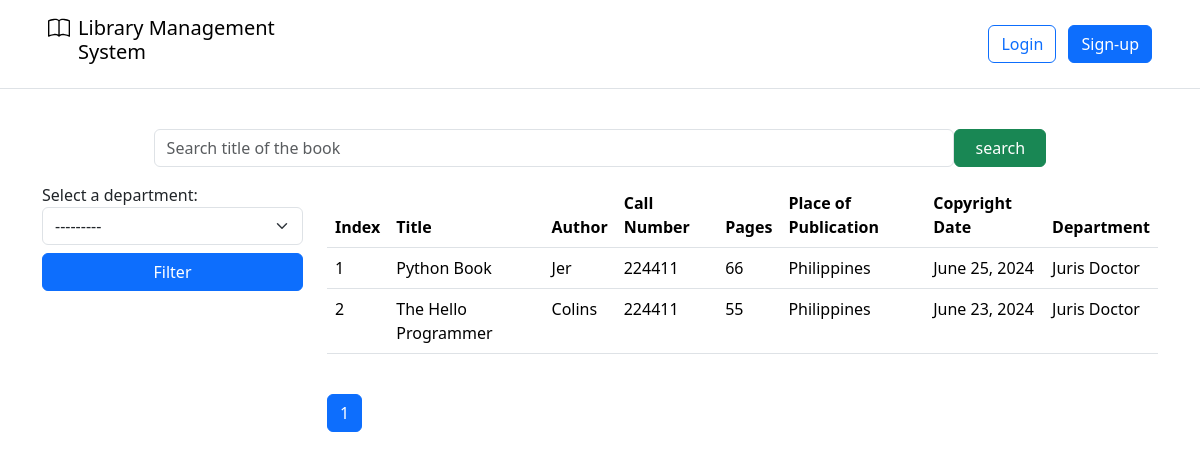
/, run on an earlier commit of the app's database.
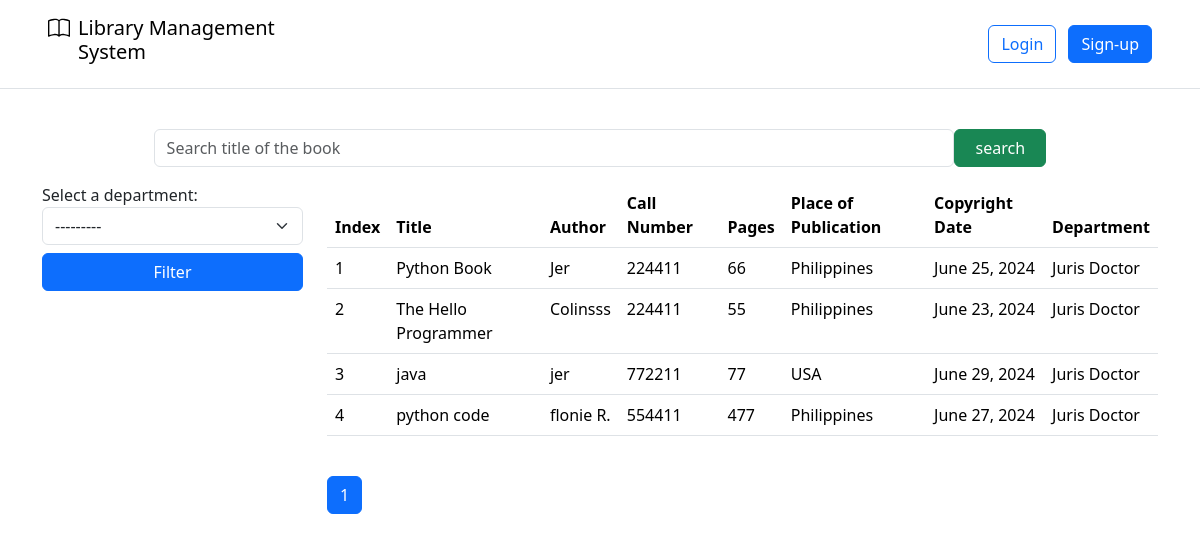
And on a later commit of the database.
### management/models.py (models this page shows, shortened)
class Book(models.Model):
    call_number = models.IntegerField()
    author = models.CharField(max_length=255)
    title = models.CharField(max_length=255)
    place_of_publication = models.CharField(max_length=255)
    publisher = models.CharField(max_length=255)
    copyright_date = models.DateField()
    pages = models.IntegerField()
    department = models.ForeignKey(Department, on_delete=models.CASCADE, related_name="books", null=True)

class Department(models.Model):
    name = models.CharField(max_length=255)
    def __str__(self):
        return self.name

### project/views.py (the view)
# urls.py: path("", BookListView.as_view(), name="home"),
class BookListView(TemplateView):
    template_name = "project/home.html"
    def get_context_data(self, **kwargs: Any) -> dict[str, Any]:
        context = super().get_context_data(**kwargs)
        model = Book.objects.all().order_by("title")
        context["searchform"] = SearchForm()
        context["filterform"] = FilterForm()
        if self.request.GET.get("search") and self.request.GET.get("dept_select"):
            context['query'] = self.request.GET.get("search")
            context["dept_select"] = self.request.GET.get("dept_select")
            department = Department.objects.get(pk=self.request.GET.get("dept_select"))
            model = Book.objects.filter(department=department, title__contains=self.request.GET.get("search"))
        elif self.request.GET.get("search"):
            context['query'] = self.request.GET.get("search")
            model = Book.objects.filter(title__contains=self.request.GET.get("search"))
        elif self.request.GET.get("dept_select"):
            context["dept_select"] = self.request.GET.get("dept_select")
            department = Department.objects.get(pk=self.request.GET.get("dept_select"))
            model = Book.objects.filter(department=department)
        page_number = self.request.GET.get("page")
        context['books'] = paginated_context(model, 25, page_number, "books", "title")['books']
        return context

### project/forms.py
class SearchForm(forms.Form):
    search = forms.CharField(
        max_length=256,
        required=False,
        widget=forms.TextInput(
            attrs={"class": "form-control", "placeholder": "Search title of the book"}
        ),
    )
    class Meta:
        field = ("search",)

class FilterForm(forms.Form):
    dept_select = forms.ModelChoiceField(
        queryset=Department.objects.all(),
        required=False,
        widget=forms.Select(
            attrs={"class": "form-select"},
        ),
    )
    class Meta:
        field = ("dept_select",)

### management/views.py (called while the page is built)
def paginated_context(queryset, per_page, page_number, context_name, order_by):
    paginator = Paginator(queryset.order_by(order_by), per_page)
    page_obj = paginator.get_page(page_number)
    return {context_name: page_obj}

### templates/project/home.html (shortened to what this page needs)
{% extends 'base.html' %}
{% block header %}
  {% include '_partials/navbar.html' %}
{% endblock %}
{% block content %}
  <div>
    <div>
      <form action="{% url 'home' %}" class="d-flex justify-content-center">
        <div class="d-flex my-3" style="width: 80%;">
          {{searchform.search}}
          <input type="submit" value="search" class="btn btn-success" style="width: 100px;" />
        </div>
      </form>
    </div>
    <div class="row">
      <div class="col-lg-3 col-sm-12">
        <form action="{% url 'home' %}" method="get" id="filter_form">
          <div>
            <label for="dept_select">Select a department:</label>
            {{filterform.dept_select}}
          </div>
          <div class="d-grid my-2">
            <button type="submit" class="btn btn-primary">Filter</button>
          </div>
        </form>
      </div>
      <div class="col-lg-9 col-sm-12">
        <div class="table-responsive">
          <table class="table table-hover">
            <thead>
              <tr>
                <th>Index</th>
                <th>Title</th>
                <th>Author</th>
                <th>Call Number</th>
                <th>Pages</th>
                <th>Place of Publication</th>
                <th>Copyright Date</th>
                <th>Department</th>
              </tr>
            </thead>
            <tbody>
              {% for book in books %}
                <tr>
                  <td>{{ forloop.counter }}</td>
                  <td>{{ book.title }}</td>
                  <td>{{ book.author }}</td>
                  <td>{{ book.call_number }}</td>
                  <td>{{ book.pages }}</td>
                  <td>{{ book.place_of_publication }}</td>
                  <td>{{ book.copyright_date }}</td>
                  <td>{{ book.department }}</td>
                </tr>
              {% endfor %}
            </tbody>
          </table>
        </div>
        <nav aria-label="Page navigation example" class="mt-4">
          <ul class="pagination">
             {% for num in books.paginator.page_range %}
              {% if books.number == num %}
                <li class="page-item active">
                  <a class="page-link" href="?{% if query %}search={{ query }}&{% endif %}{% if dept_select %}dept_select={{ dept_select }}&{% endif %}page={{ num }}">{{ num }}</a>
                </li>
              {% else %}
                <li class="page-item">
                  <a class="page-link" href="?{% if query %}search={{ query }}&{% endif %}{% if dept_select %}dept_select={{ dept_select }}&{% endif %}page={{ num }}">{{ num }}</a>
                </li>
              {% endif %}
            {% endfor %}
          </ul>
        </nav>
      </div>
    </div>
  </div>
{% endblock %}

### templates/base.html (shortened to what this page needs)
{% load static %}
<!DOCTYPE html>
<html lang="en">
<head>
    <link href="https://cdn.jsdelivr.net/npm/bootstrap@5.3.3/dist/css/bootstrap.min.css" rel="stylesheet"
>
    <link rel="stylesheet" href="{% static 'css/styles.css' %}">
</head>
<body>
    {% block header %}{% endblock %}
    <main class="container">
        {% block content %}
        {% endblock %}
    </main>
</body>
</html>

### templates/_partials/navbar.html (shortened to what this page needs)
{% load custom_tags %}
<div>
  <header class="p-5 d-flex flex-wrap align-items-center justify-content-center justify-content-md-between py-3 mb-4 border-bottom">
    <div class="col-md-3 mb-2 mb-md-0">
      <a href="{% url 'home' %}" class="d-inline-flex link-body-emphasis text-decoration-none">
        <h5 class="px-2">Library Management System</h5>
      </a>
    </div>
    <div class="col-md-3 text-end">
      {% if not request.user.is_authenticated %}
        <a href="{% url 'customuserauth:login' %}" class="btn btn-outline-primary me-2">Login</a>
        <a href="{% url 'customuserauth:register' %}" class="btn btn-primary">Sign-up</a>
      {% endif %}
    </div>
  </header>
</div>

### static/css/styles.css (style rules this page uses)
a { text-decoration:none; }

What changed in the data, as far as the page shows it:
changed Book "The Hello Programmer": author "Colins" → "Colinsss"
added Book: title "java", author "jer", call_number "772211", pages "77", place_of_publication "USA", copyright_date "June 29, 2024", department "Juris Doctor"
added Book: title "python code", author "flonie R.", call_number "554411", pages "477", place_of_publication "Philippines", copyright_date "June 27, 2024", department "Juris Doctor"
